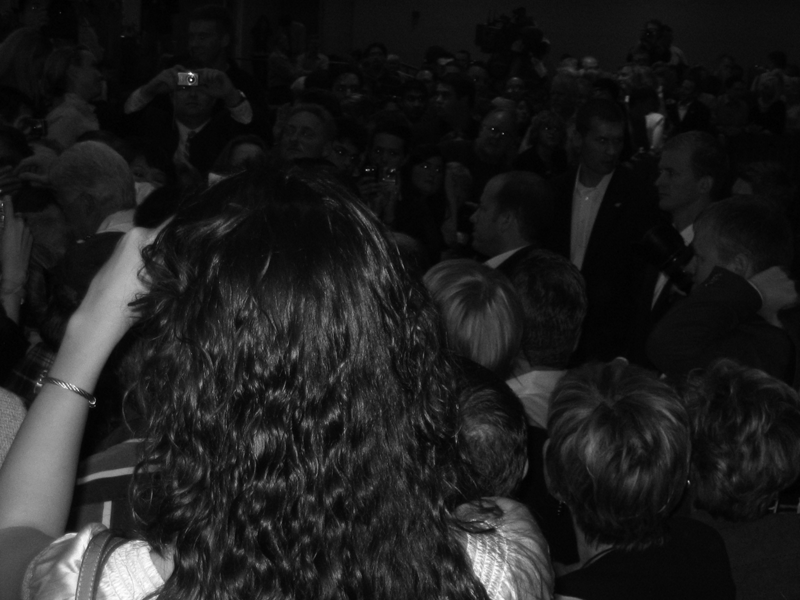
#> input picture crowd.png, 800 x 600 px
$ python histogramEqualizer.py
#> lines starting #> are read from the running program, lines starting #| are printed output that depends on the picture
### MODULES USED: OPENCV (cv2), NUMPY AND MATPLOTLIB
import cv2
import numpy as np
import matplotlib.pyplot as plt

##### HELPER FUNCTION DEFINITIONS

### GENERATES A LIST HISTOGRAMS FOR EACH CHANNEL IN A GIVEN IMAGE
def getHistograms(img):
  channels = img.shape[2]
  hist = np.zeros((channels, 256))

  for channel in range(channels):
    for row in img:
      for pixel in row:
        hist[channel, pixel[channel]] += 1

    #plt.plot(hist[channel,:], label = 'Histogram for channel '+str(channel+1))
    #plt.legend(loc='best')
    #plt.show()

  return(hist)

### GENERATES A LIST CUMULATIVE SUM FOR EACH CHANNEL FOR A GIVEN IMAGE HISTOGRAM
def getCumulativeSums(hist):
  channels = len(hist)
  cSum = np.zeros((channels, 256))

  for channel in range(channels):
    cSum[channel, 0] = hist[0,0]

    for i in range(1, len(hist[channel])):
      cSum[channel, i] = cSum[channel, i-1] + hist[channel, i]

    #plt.plot(cSum[channel,:], label = 'Cumulative sum for channel '+str(channel+1))
    #plt.legend(loc='best')
    #plt.show()

  return(cSum)

### THE MAIN CODE
### LOADS THE IMAGE FROM THE PROVIDED IMG PATH
### CALLS THE FUNCTIONS TO GENERATE HISTOGRAM AND CUMULATIVE SUM
### USES THE CUMULATIVE SUM TO GET THE CDF
### USES THE CDF AND MAX INTENSITY TO GENERATE THE EQUALIZED IMAGE
### SAVES THE IMAGE IF A SAVE PATH IS PROVIDED
### PLOTS THE ORIGINAL VS RESULTING INTENSITY FREQUENCY DISTRIBUTION
def equalizeHistogram(imgPath, newImgPath = None):
#> called with imgPath = 'crowd.png', newImgPath = 'crowdEqualized.png'
  img = cv2.imread(imgPath)
#> img is the input picture: shape (600, 800, 3); min 0, max 255, mean 30
  if(img is not None):
    print('Read Image '+ imgPath + ' successfully')
  else:
    print('Image read error.')
    print('Exiting')
    return (None)

  print('Image Shape:', img.shape)
#| Image Shape: (600, 800, 3)
  channels = img.shape[2]
#> channels = 3
  print('Image Channels:',channels)
#| Image Channels: 3

  print('Calculating Histogram')
  imgHist = getHistograms(img)

  print('Calculating Cumulative sum')
  imgCSum = getCumulativeSums(imgHist)
  totPixels = sum(imgHist[2])
#> totPixels = 480000

  ### NORMALIZING UPDATING PIXEL VALUES
  print('Adjusting Image Values')
  Hmin = np.zeros(channels)
#> Hmin = [0, 0, 0]
  for channel in range(channels):
    for intensity in range(len(imgHist)):
      if (imgHist[channel, intensity] > 0):
        Hmin[channel] = imgCSum[channel, intensity]
        break

    for row in img:
      for pixel in row:
        pixel[channel] = 255 * (imgCSum[channel, pixel[channel]] - Hmin[channel]) / (totPixels - Hmin[channel])
#> after the loop, Hmin = [19, 19, 19]; pixel = [109, 109, 109]

  img2Hist = getHistograms(img)
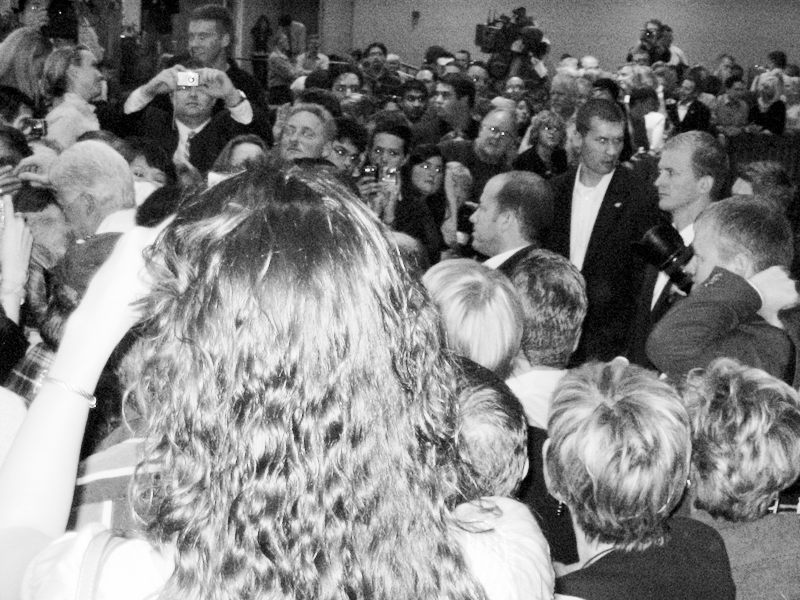
#> img: shape (600, 800, 3); min 0, max 255, mean 129.7
  img2CSum = getCumulativeSums(img2Hist)

  ### SAVING IF PATH IS PROVIDED
  if(newImgPath is not None):
    print('Saving the Image as ', newImgPath)
    if(cv2.imwrite(newImgPath, img)):
      print('Saved Successfully')
    else:
      print('Error Saving the image\nSkipping this step.')
  else:
    print('Skipping the saving step because new path was not defined')

  ### PLOTTING
  print('Plotting the Intensity\'s Frequency distribution graphs for the original vs. Adjusted Image')
  fig, axs = plt.subplots(2, channels)
  RGBAColors = ['Red', 'Green', 'Blue', 'Alpha']
  for channel in range(channels):
    x1, y1 = [x for x in range(len(imgHist[channel]))], imgHist[channel] / totPixels
    x2, y2 = x1, img2Hist[channel] / totPixels

    color = 'black'
    channelName = str(channel)
    if((channels == 3) or (channels == 4)):
      color = RGBAColors[channel]
      channelName = RGBAColors[channel]

    axs[0, channel].set(xlabel = 'Intensity', ylabel = 'Frequency', title = 'Original Channel ' + channelName)
    axs[1, channel].set(xlabel = 'Intensity', ylabel = 'Frequency', title = 'Adjusted Channel ' + channelName)

    axs[0, channel].bar(x1, y1)
    axs[1, channel].bar(x2, y2)

  print('Image histogram of ' + imgPath +' successfully equalized')
  plt.show()
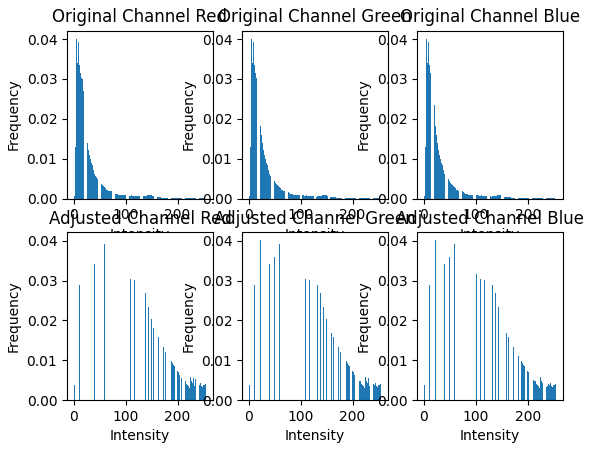
#> figure drawn by matplotlib, 6 panels; panel 1: tallest bar 0.0401 high, from x = 4.6 to 5.4; panel 2: tallest bar 0.0401 high, from x = 4.6 to 5.4; panel 3: tallest bar 0.0401 high, from x = 4.6 to 5.4; panel 4: tallest bar 0.0401 high, from x = 21.6 to 22.4
  return(img)

##### END OF FUNCTION DEFINITIONS

print('\nImage Equalizer program')
print('CV - Assignment 1')
print('Made by Richanshu Jha - rj1469 \n')

### THE DRIVER FUNCTION IS INITIALIZED HERE
### IT TAKES THE PARAMETERS:
###   INPUT FILE PATH
###   OUTPUT FILE PATH. CAN BE SET TO NONE IF WE DONT WANT TO SAVE.
newImg = equalizeHistogram('crowd.png', 'crowdEqualized.png')

if(newImg is not None):
  print('Program complete, Input any key to exit')
  input()
else:
  print('Error, Input any key to exit')
  input()
